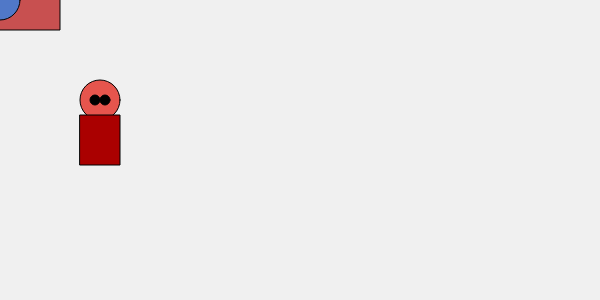
Frame 1 (no input)
Frame 60 (no input): identical to frame 1, image omitted
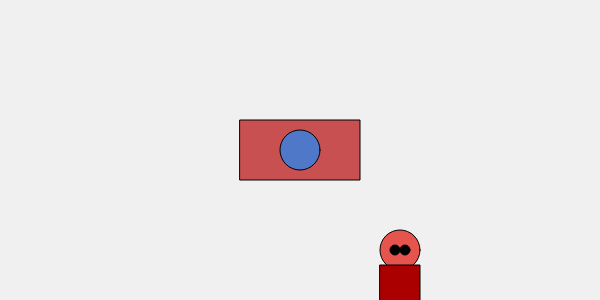
Frame 120 (the mouse pressed at the canvas centre since frame 60)

The p5.js sketch that drew these frames (run headless with seeded random() and noise() and a simulated clock; from frame 60 on, the mouse is pressed at the canvas centre):

// p5.js sketch
// ── sketch.js
let tx=0;
let x=0;
let y=0;
let velocidadx=3;
let posiciones=[];
function setup() {
  createCanvas(600, 300);
  rectMode(CENTER);
}

function draw() {
  background(240);
  tx+=velocidadx;
  x= x+(mouseX-x);
  y= y+ (mouseY-y);
  push();
  translate(0,0);
  fill(200,80,80);
  rect(mouseX,mouseY,120,60);
  
  fill(80,120,200);
  circle(mouseX,mouseY,40);
  pop();
  translate(mouseX,mouseY);
  fill(230, 85, 77);
  circle(100,100,40);
  fill(0,0,0);
  circle(105,100,10);
  circle(95,100,10);
  fill(170,0,0);
  rect(100,140,40,50);
  /*
  if(tec=="w" ){
    keyY=keyY-1;
  }else if(tec=="s" ){
    keyY=keyY+1;
  }else if (tec=="d" ){
    keyX=keyX+1
  }else if(tec=="a" ){
    keyX=keyX-1
  }
  */
  //translate(keyX,keyY);
  

}

function mousePressed(){
  posiciones.push({x:mouseX,y:mouseY});
}
/*
function keyPressed(){
    tec.push(KeyEvent.getKeyText(e.getKeyCode()));

}
*/
